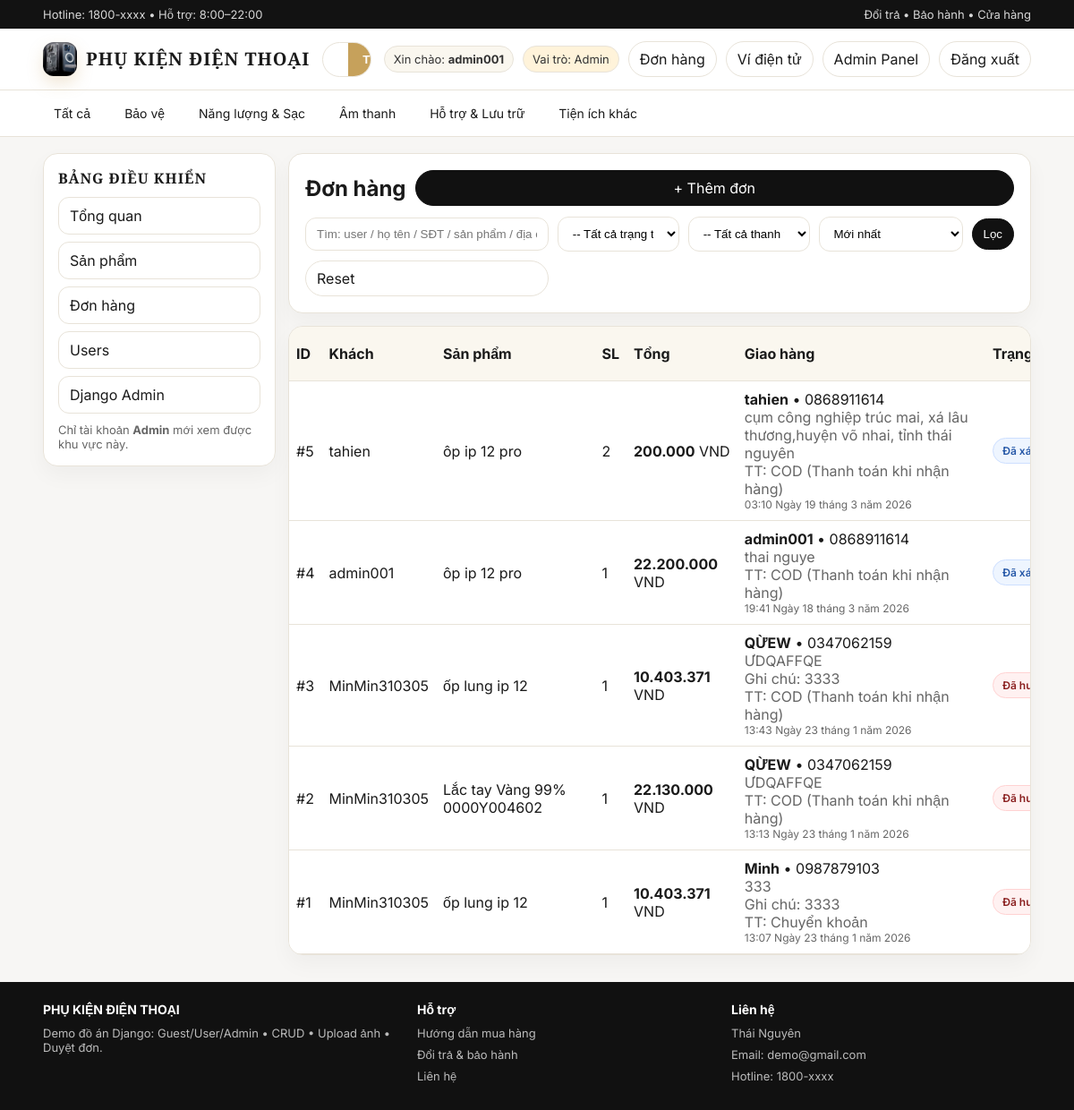
Screenshot of /admin-panel/don-hang/ (signed in) with the database file from the repository.
### shop/models.py (models this page shows, shortened)
class DonHang(models.Model):
    TRANG_THAI = [
        ("Pending", "Chờ xác nhận"),
        ("Confirmed", "Đã xác nhận"),
        ("Cancelled", "Đã huỷ"),
        ("Approved", "Đã duyệt"),
        ("Rejected", "Từ chối"),
    ]
    PHUONG_THUC_TT = [
        ("COD", "COD (Thanh toán khi nhận hàng)"),
        ("ChuyenKhoan", "Chuyển khoản"),
        ("ViDienTu", "Ví điện tử"),
    ]
    nguoi_dat = models.ForeignKey(User, on_delete=models.CASCADE, related_name="don_hangs")
    san_pham = models.ForeignKey(SanPham, on_delete=models.PROTECT, related_name="don_hangs")
    ho_ten = models.CharField(max_length=100, default="")
    sdt = models.CharField(max_length=20, default="")
    dia_chi = models.CharField(max_length=255, default="")
    ghi_chu = models.CharField(max_length=255, blank=True, default="")
    phuong_thuc_tt = models.CharField(max_length=50, choices=PHUONG_THUC_TT, default="COD")
    so_luong = models.IntegerField(default=1)
    tong_tien = models.IntegerField(default=0)
    trang_thai = models.CharField(max_length=20, choices=TRANG_THAI, default="Pending")
    da_hoan_tien = models.BooleanField(default=False)
    tao_luc = models.DateTimeField(auto_now_add=True)

class SanPham(models.Model):
    TRANG_THAI = [
        ("active", "Hoạt động"),
        ("inactive", "Ngừng kinh doanh"),
    ]
    LOAI_SAN_PHAM = [
        ("bao_ve", "Bảo vệ"),
        ("nang_luong_sac", "Năng lượng & Sạc"),
        ("am_thanh", "Âm thanh"),
        ("ho_tro_luu_tru", "Hỗ trợ & Lưu trữ"),
        ("tien_ich_khac", "Tiện ích khác"),
    ]
    ten = models.CharField(max_length=100)
    gia = models.IntegerField(default=0)
    anh = models.ImageField(upload_to="sanpham/", blank=True, null=True, default="sanpham/banner.png")
    trang_thai = models.CharField(max_length=20, choices=TRANG_THAI, default="active")
    loai = models.CharField(max_length=20, choices=LOAI_SAN_PHAM, default="tien_ich_khac")

### shop/views.py (the view)
# urls.py: path("admin-panel/don-hang/", views.admin_donhang_list, name="admin_donhang_list"),
@admin_required
def admin_donhang_list(request):
    trang_thai = request.GET.get("trang_thai", "").strip()
    q = request.GET.get("q", "").strip()
    payment = request.GET.get("payment", "").strip()
    sort = request.GET.get("sort", "newest").strip()
    if sort not in ORDER_SORTS:
        sort = "newest"
    ds = apply_order_filters(
        DonHang.objects.select_related("nguoi_dat", "san_pham").all(),
        q=q,
        status=trang_thai,
        payment=payment,
        sort=sort,
    )
    return render(
        request,
        "admin_donhang_list.html",
        {
            "ds": ds,
            "q": q,
            "trang_thai": trang_thai,
            "payment": payment,
            "sort": sort,
            "sort_choices": ORDER_SORT_CHOICES,
            "trang_thai_choices": DonHang.TRANG_THAI,
            "payment_choices": DonHang.PHUONG_THUC_TT,
        },
    )

### shop/services.py (called while the page is built, shortened)
def apply_order_filters(queryset, *, q: str = "", status: str = "", payment: str = "", sort: str = "newest"):
    if status in {code for code, _ in DonHang.TRANG_THAI}:
        queryset = queryset.filter(trang_thai=status)
    if payment in {code for code, _ in DonHang.PHUONG_THUC_TT}:
        queryset = queryset.filter(phuong_thuc_tt=payment)
    return queryset.order_by(*ORDER_SORTS.get(sort, ORDER_SORTS["newest"]))

### shop/templatetags/tien.py (called while the page is built)
@register.filter
def vnd(x):
    try:
        x = int(x)
        return f"{x:,}".replace(",", ".")
    except Exception:
        return x

### templates/admin_donhang_list.html (shortened to what this page needs)
{% extends "admin_base.html" %}
{% load tien %}
{% block admin_content %}
  <div class="card" style="padding:18px;">
    <div class="row" style="justify-content:space-between;align-items:center;gap:10px;flex-wrap:wrap;">
      <h2 style="margin:0;">Đơn hàng</h2>
      <a class="btn primary" href="{% url 'admin_donhang_create' %}">+ Thêm đơn</a>
    </div>
    <form method="get" class="filter-bar" style="margin-top:12px;">
      <input class="input" name="q" value="{{ q }}" placeholder="Tìm: user / họ tên / SĐT / sản phẩm / địa chỉ" />
      <select class="input" name="trang_thai">
        <option value="">-- Tất cả trạng thái --</option>
      </select>
      <select class="input" name="payment">
        <option value="">-- Tất cả thanh toán --</option>
      </select>
      <select class="input" name="sort">
        {% for value, label in sort_choices %}
          <option value="{{ value }}" {% if sort == value %}selected{% endif %}>{{ label }}</option>
        {% endfor %}
      </select>
      <button class="btn primary" type="submit">Lọc</button>
      <a class="btn" href="{% url 'admin_donhang_list' %}">Reset</a>
    </form>
  </div>
  <div class="card" style="padding:0;margin-top:14px;overflow:auto;">
    <table class="tbl" style="min-width:1220px;">
      <tr style="background:#faf7ef;">
        <th>ID</th>
        <th>Khách</th>
        <th>Sản phẩm</th>
        <th>SL</th>
        <th>Tổng</th>
        <th>Giao hàng</th>
        <th>Trạng thái</th>
      </tr>
      {% for d in ds %}
      <tr>
        <td>#{{ d.id }}</td>
        <td>{{ d.nguoi_dat.username }}</td>
        <td>{{ d.san_pham.ten }}</td>
        <td>{{ d.so_luong }}</td>
        <td><b>{{ d.tong_tien|vnd }}</b> VND</td>
        <td>
          <div><b>{{ d.ho_ten }}</b> • {{ d.sdt }}</div>
          <div class="muted">{{ d.dia_chi }}</div>
          {% if d.ghi_chu %}<div class="muted">Ghi chú: {{ d.ghi_chu }}</div>{% endif %}
          <div class="muted">TT: {{ d.get_phuong_thuc_tt_display }}</div>
          <div class="muted" style="font-size:12px;">{{ d.tao_luc }}</div>
        </td>
        <td><span class="status status-{{ d.trang_thai|lower }}">{{ d.get_trang_thai_display }}</span></td>
      </tr>
      {% empty %}
      <tr><td colspan="9" style="padding:12px;color:#666;">Không có đơn nào.</td></tr>
      {% endfor %}
    </table>
  </div>
{% endblock %}

### templates/admin_base.html (shortened to what this page needs)
{% extends "base.html" %}
{% block content %}
<div class="admin-wrap">
  <aside class="admin-side card">
    <div class="admin-side-title">BẢNG ĐIỀU KHIỂN</div>
    <div class="admin-nav">
      <a class="admin-link" href="{% url 'admin_dashboard' %}">Tổng quan</a>
      <a class="admin-link" href="{% url 'admin_sanpham_list' %}">Sản phẩm</a>
      <a class="admin-link" href="{% url 'admin_donhang_list' %}">Đơn hàng</a>
      <a class="admin-link" href="{% url 'admin_user_list' %}">Users</a>
      <a class="admin-link" href="/admin/" target="_blank">Django Admin</a>
    </div>
    <div class="muted" style="margin-top:10px;font-size:13px;">
      Chỉ tài khoản <b>Admin</b> mới xem được khu vực này.
    </div>
  </aside>
  <section class="admin-main">
    {% block admin_content %}{% endblock %}
  </section>
</div>
{% endblock %}

### templates/base.html (shortened to what this page needs)
{% load static %}
<!DOCTYPE html>
<html>
<head>
  <link rel="stylesheet" href="{% static 'style.css' %}">
</head>
<body>
  <div class="topbar">
    <div class="container">
      <div class="row">
        <div class="muted">Hotline: 1800-xxxx • Hỗ trợ: 8:00–22:00</div>
        <div class="muted">Đổi trả • Bảo hành • Cửa hàng</div>
      </div>
    </div>
  </div>
  <div class="header">
    <div class="container">
      <div class="row">
        <a class="brand" href="{% url 'home' %}">
          <img class="logo" src="{% static 'banner.png' %}" alt="Logo">
          <div>
            <div class="title">PHỤ KIỆN ĐIỆN THOẠI</div>
          </div>
        </a>
        <form class="search" method="get" action="{% url 'home' %}">
          <input name="q" placeholder="Tìm kiếm: ốp điện thoại, tai nghe..." value="{{ request.GET.q|default:'' }}">
          <button type="submit">Tìm</button>
        </form>
        <div class="actions">
          {% if user.is_authenticated %}
            <span class="badge">Xin chào: <b>{{ user.username }}</b></span>
            {% if user.is_staff %}
              <span class="badge role-admin">Vai trò: Admin</span>
            {% else %}
              <span class="badge role-user">Vai trò: User</span>
            {% endif %}
            <a class="btn" href="{% url 'ds_don' %}">Đơn hàng</a>
            <a class="btn" href="{% url 'wallet' %}">Ví điện tử</a>
            {% if user.is_staff %}
              <a class="btn" href="{% url 'admin_dashboard' %}">Admin Panel</a>
            {% endif %}
            <a class="btn" href="{% url 'dang_xuat' %}">Đăng xuất</a>
          {% else %}
            <span class="badge role-guest">Vai trò: Guest</span>
            <a class="btn" href="{% url 'dang_ky' %}">Đăng ký</a>
            <a class="btn primary" href="{% url 'dang_nhap' %}">Đăng nhập</a>
          {% endif %}
                  </div>
      </div>
    </div>
  </div>
  <div class="nav">
    <div class="container">
      <div class="row">
        <a href="{% url 'home' %}">Tất cả</a>
        <a href="{% url 'home' %}?q=Bảo vệ">Bảo vệ</a>
        <a href="{% url 'home' %}?q=Năng lượng">Năng lượng & Sạc</a>
        <a href="{% url 'home' %}?q=Âm thanh">Âm thanh</a>
        <a href="{% url 'home' %}?q=Hỗ trợ">Hỗ trợ & Lưu trữ</a>
        <a href="{% url 'home' %}?q=Tiện ích">Tiện ích khác</a>
      </div>
    </div>
  </div>
  <div class="container">
    {% block content %}{% endblock %}
  </div>
  <div class="footer">
    <div class="container">
      <div class="cols">
        <div>
          <h3>PHỤ KIỆN ĐIỆN THOẠI</h3>
          <p>Demo đồ án Django: Guest/User/Admin • CRUD • Upload ảnh • Duyệt đơn.</p>
        </div>
        <div>
          <h3>Hỗ trợ</h3>
          <p>Hướng dẫn mua hàng</p>
          <p>Đổi trả & bảo hành</p>
          <p>Liên hệ</p>
        </div>
        <div>
          <h3>Liên hệ</h3>
          <p>Thái Nguyên</p>
          <p>Email: demo@gmail.com</p>
          <p>Hotline: 1800-xxxx</p>
        </div>
      </div>
    </div>
  </div>
</body>
</html>

### static/style.css (style rules this page uses)
:root { --bg:#f7f6f4;--card:#fff;--text:#1a1a1a;--muted:#666;--line:#e8e3d9;--gold:#c6a15b;--dark:#111;--success-bg:#eefbf2;--success-line:#bfe7cc;--success-text:#10673a;--error-bg:#fff1f1;--error-line:#ffd2d2;--error-text:#8a1f1f;--warning-bg:#fff8e9;--warning-line:#f2d7a0;--warning-text:#8c5b00;--info-bg:#eef5ff;--info-line:#cddfff;--info-text:#2557a7; }
* { box-sizing:border-box; }
body { margin:0;background:var(--bg);color:var(--text);font-family:"Inter",Arial,sans-serif; }
a { color:inherit;text-decoration:none; }
.container { width:min(1120px,92%);margin:0 auto; }
.topbar { background:#121212;color:#eee;font-size:13px; }
.topbar .row { display:flex;justify-content:space-between;gap:12px;padding:8px 0; }
.topbar .muted { color:#d7d7d7; }
.header { background:#fff;border-bottom:1px solid var(--line); }
.header .row { display:flex;align-items:center;justify-content:space-between;gap:14px;padding:14px 0; }
.brand { display:flex;align-items:center;gap:10px; }
.logo { width:38px;height:38px;border-radius:12px;object-fit:cover;box-shadow:0 8px 18px rgba(198,161,91,.25); }
.brand .title { font-family:"Cormorant Garamond",serif;font-weight:700;letter-spacing:1px;font-size:20px;line-height:1.1; }
.search { flex:1;max-width:540px;display:flex;border:1px solid var(--line);border-radius:999px;overflow:hidden;background:#fff; }
.search input { width:100%;border:0;padding:11px 14px;outline:none;background:transparent; }
.search button { border:0;padding:11px 16px;background:var(--gold);color:#fff;cursor:pointer;font-weight:700; }
.actions { display:flex;gap:10px;align-items:center;flex-wrap:wrap; }
.btn { display:inline-block;padding:9px 12px;border:1px solid var(--line);border-radius:999px;background:#fff;transition:all .18s ease;cursor:pointer; }
.btn.primary { background:#111;color:#fff;border-color:#111; }
.badge { display:inline-block;padding:6px 10px;border-radius:999px;background:#faf7ef;border:1px solid var(--line);font-size:13px;color:#333; }
.role-admin { background:#fff3da; }
.nav { background:#fff;border-bottom:1px solid var(--line); }
.nav .row { display:flex;gap:14px;overflow:auto;padding:10px 0; }
.nav a { white-space:nowrap;font-size:14px;padding:7px 12px;border-radius:999px; }
.card { background:var(--card);border:1px solid var(--line);border-radius:16px;overflow:hidden;box-shadow:0 10px 24px rgba(0,0,0,.04); }
.card .row,.row { display:flex;gap:8px;align-items:center; }
.card .row .btn { flex:1;text-align:center; }
.input,input[type="text"],input[type="number"],input[type="password"],input[type="email"],select { width:100%;max-width:100%;padding:10px 12px;border-radius:12px;border:1px solid var(--line);background:#fff; }
.footer { background:#111;color:#ddd;padding:22px 0;margin-top:30px; }
.footer .cols { display:grid;grid-template-columns:1.2fr 1fr 1fr;gap:16px; }
.footer h3 { margin:0 0 10px;color:#fff;font-size:14px; }
.footer p { margin:0 0 8px;color:#bbb;font-size:13px; }
.filter-bar { display:grid;grid-template-columns:2fr 1fr 1fr auto auto;gap:10px;align-items:center; }
.muted { color:var(--muted); }
.status { display:inline-flex;align-items:center;justify-content:center;padding:6px 10px;border-radius:999px;font-size:12px;font-weight:600;border:1px solid transparent;white-space:nowrap; }
.status-confirmed { background:#eef5ff;border-color:#cddfff;color:#2557a7; }
.status-rejected,.status-cancelled,.status-inactive { background:#fff1f1;border-color:#ffd2d2;color:#8a1f1f; }
.tbl { width:100%;border-collapse:collapse;min-width:720px;background:#fff; }
.tbl th,.tbl td { border-bottom:1px solid var(--line);padding:10px 8px;text-align:left;vertical-align:middle; }
.admin-wrap { display:grid;grid-template-columns:260px 1fr;gap:14px;margin:18px 0; }
.admin-side { padding:16px;position:sticky;top:14px;height:fit-content;border:1px solid var(--line); }
.admin-side-title { font-family:"Cormorant Garamond",serif;font-weight:700;letter-spacing:1px;margin-bottom:10px; }
.admin-nav { display:grid;gap:8px; }
.admin-link { padding:10px 12px;border:1px solid var(--line);border-radius:12px;background:#fff; }
.admin-main { min-width:0; }

### rows the page displays
DonHang: id "5", nguoi_dat.username "tahien", san_pham.ten "ôp ip 12 pro", so_luong "2", tong_tien|vnd "200.000", ho_ten "tahien", sdt "0868911614", dia_chi "cụm công nghiệp trúc mai, xá lâu thương,huyện võ nhai, tỉnh thái nguyên", phuong_thuc_tt "COD (Thanh toán khi nhận hàng)", tao_luc "03:10 Ngày 19 tháng 3 năm 2026", trang_thai "Đã…"
DonHang: id "4", nguoi_dat.username "admin001", san_pham.ten "ôp ip 12 pro", so_luong "1", tong_tien|vnd "22.200.000", ho_ten "admin001", sdt "0868911614", dia_chi "thai nguye", phuong_thuc_tt "COD (Thanh toán khi nhận hàng)", tao_luc "19:41 Ngày 18 tháng 3 năm 2026", trang_thai "Đã…"
DonHang: id "3", nguoi_dat.username "MinMin310305", san_pham.ten "ốp lung ip 12", so_luong "1", tong_tien|vnd "10.403.371", ho_ten "QỪEW", sdt "0347062159", dia_chi "ƯDQAFFQE", ghi_chu "3333", phuong_thuc_tt "COD (Thanh toán khi nhận hàng)", tao_luc "13:43 Ngày 23 tháng 1 năm 2026", trang_thai "Đã…"
DonHang: id "2", nguoi_dat.username "MinMin310305", san_pham.ten "Lắc tay Vàng 99% 0000Y004602", so_luong "1", tong_tien|vnd "22.130.000", ho_ten "QỪEW", sdt "0347062159", dia_chi "ƯDQAFFQE", phuong_thuc_tt "COD (Thanh toán khi nhận hàng)", tao_luc "13:13 Ngày 23 tháng 1 năm 2026", trang_thai "Đã…"
DonHang: id "1", nguoi_dat.username "MinMin310305", san_pham.ten "ốp lung ip 12", so_luong "1", tong_tien|vnd "10.403.371", ho_ten "Minh", sdt "0987879103", dia_chi "333", ghi_chu "3333", phuong_thuc_tt "Chuyển khoản", tao_luc "13:07 Ngày 23 tháng 1 năm 2026", trang_thai "Đã…"

### other values shown
{{ user.username }} "admin001"
form field sort "Mới nhất"
